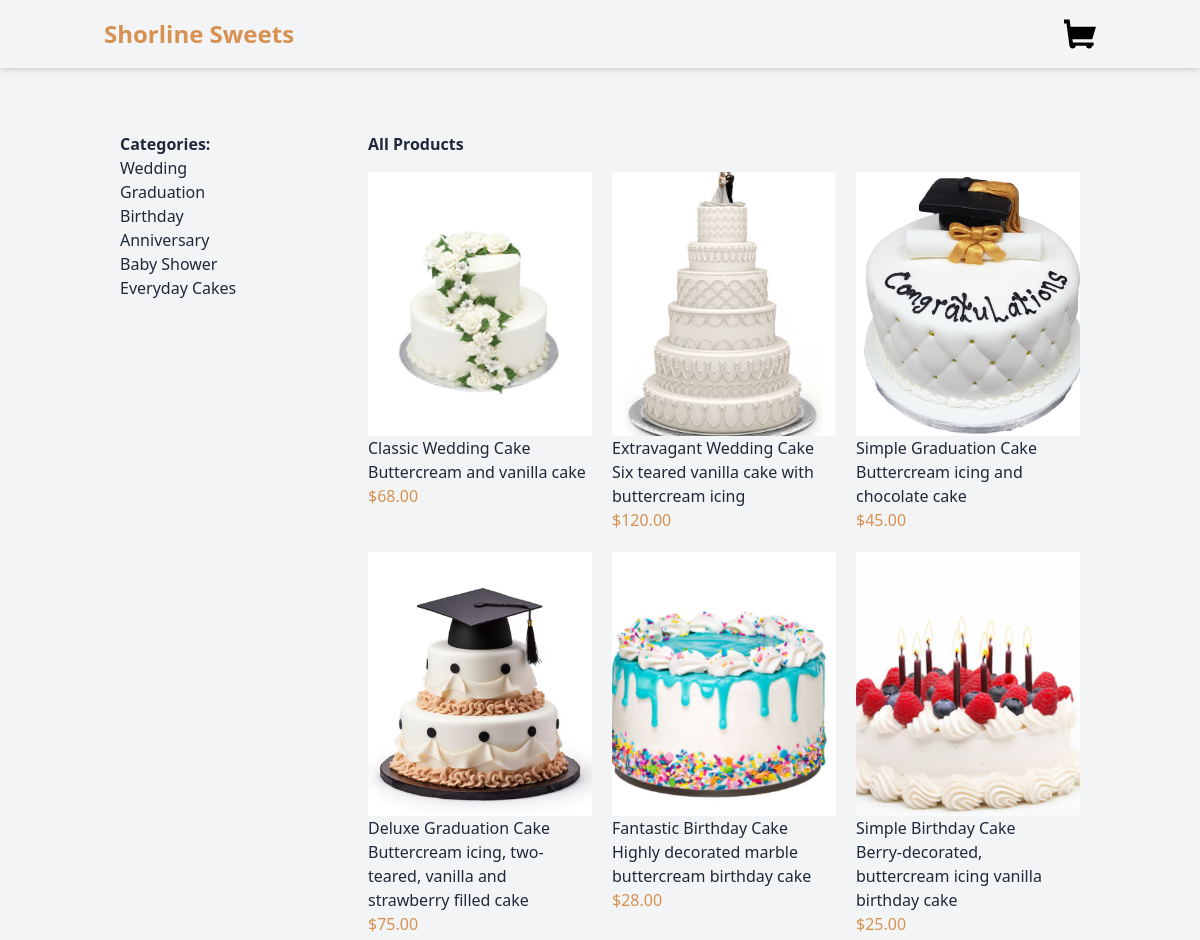
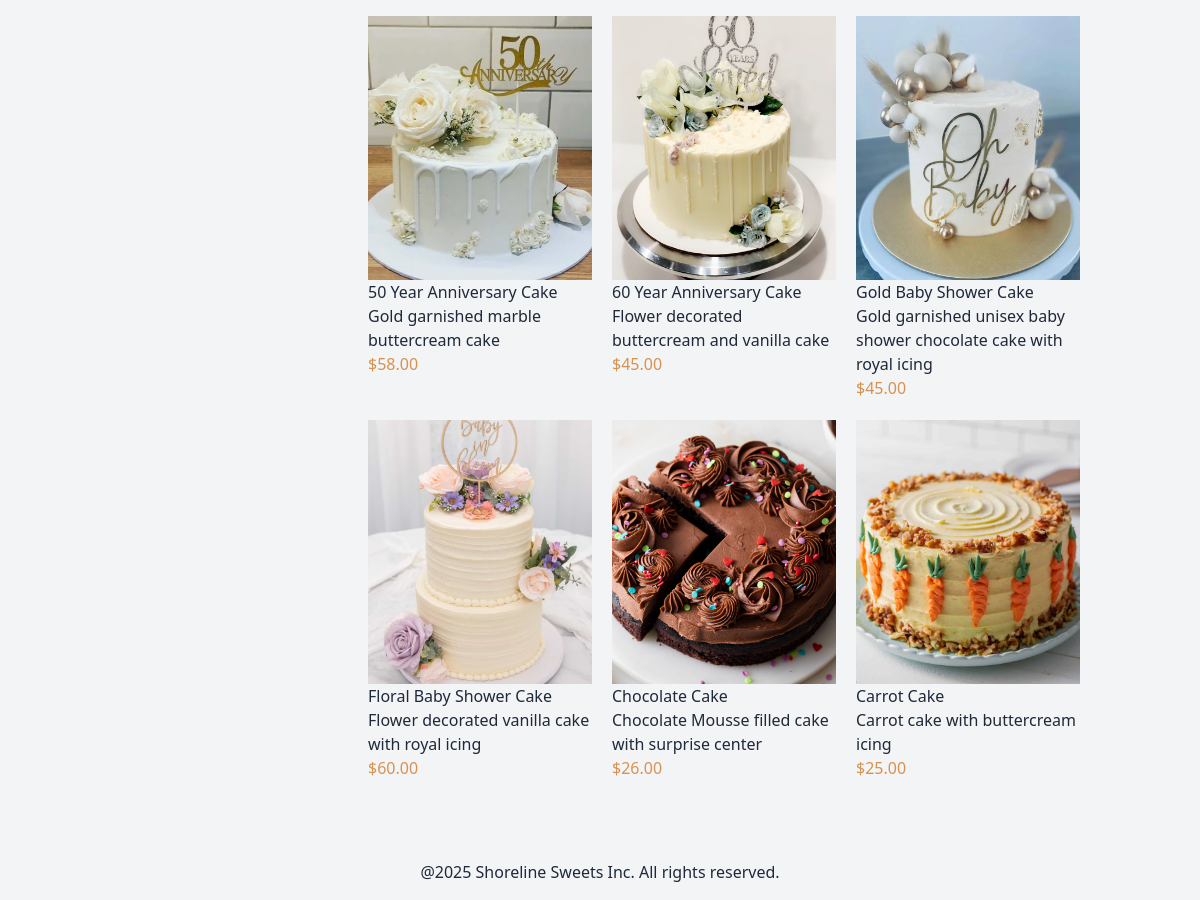
The page / on the database its author committed (2 pictures, top to bottom).
### products/models.py (models this page shows, shortened)
class Category(models.Model):
    name = models.CharField(max_length=250)
    slug = models.SlugField(unique=True)
    class Meta:
        verbose_name_plural = "categories"

class Product(models.Model):
    category = models.ForeignKey(Category, related_name='products', on_delete=models.CASCADE)
    name = models.CharField(max_length=250)
    slug = models.SlugField(max_length=250)
    description = models.TextField(blank=True)
    price = models.DecimalField(max_digits=10, decimal_places=2)
    available = models.BooleanField(default= True)
    created = models.DateTimeField(auto_now_add=True)
    updated = models.DateTimeField(auto_now=True)
    image = models.ImageField(upload_to='products', blank=True, null=True)

### products/views.py (the view)
# urls.py: path('', views.product_list, name='product_list'),
def product_list(request, category_slug=None):
    category = None
    products = Product.objects.filter(available=True)
    categories = Category.objects.all()
    if category_slug:
        category = get_object_or_404(Category, slug=category_slug)
        products = products.filter(category=category)
    return render(request, 'products/product/list.html', {
        'category':category,
        'products':products,
        'categories':categories,
    })

### products/templates/products/product/list.html (shortened to what this page needs)
{% extends 'base.html' %}
{%block content%}
<div class="container mx-auto p-4 flex">
    <aside class="w-1/4 p-4">
        <h2 class="font-bold">Categories:</h2>
        <ul>
            {% for category in categories %}
            <li>
                <a href="{% url 'products:product_list_by_category' category.slug %}">{{category.name}}</a>
            </li>
            {%endfor%}
        </ul>
    </aside>
    <main class="w-3/4 p-4">
        {% if category %}
        <h2 class="font-bold mb-4">{{category.name}}</h2>
        {%else%}
        <h2 class="font-bold mb-4">All Products</h2>
        {%endif%}
        <div style="display: grid; grid-template-columns: repeat(3, 1fr); row-gap: 30px; gap: 20px;">
            {% for product in products %}
            <a href="{% url 'products:product_detail' product.id product.slug %}">
            <div>
                {% if product.image %}
                <img src="{{product.image.url}}" alt={{product.name}} style="object-fit: cover; height: 264px; width: 224px;">
                {%else%}
                <p>The image is not available</p>
                {%endif%}
                <h3 style="font-weight: 500;">{{product.name}}</h3>
                <p>{{product.description}}</p>
                <p style="color: rgb(215, 145, 80);">${{product.price}}</p>
            </div>
            </a>
            {%endfor%}
        </div>
    </main>
</div>
{%endblock%}

### templates/base.html (shortened to what this page needs)
<!DOCTYPE html>
<html lang="en">
<head>
    {% load static %}
    <link rel="stylesheet" href="{% static 'dist/styles.css'%}" />
</head>
<body class="bg-gray-100 text-gray-800 flex flex-col min-h-screen">
<header class="shadow-md">
    {% include "includes/nav.html" %}
</header>
<main class="container mx-auto py-8 flex-grow">
{%block content%}{%endblock%}
</main>
<footer>
    <div class="container mx-auto p-4 text-center">
    <p>@2025 Shoreline Sweets Inc. All rights reserved.</p>
    </div>
</footer>
</body>
</html>

### templates/includes/nav.html (shortened to what this page needs)
<nav class="container mx-auto p-4 flex justify-between items-center">
    <a href='/' style="color:rgb(215, 145, 80);" class="font-bold text-2xl">Shorline Sweets</a>
<a href="{% url 'cart:cart_detail' %}">
</a>
</nav>

### rows shown on the page
Category: name "Wedding"
Category: name "Graduation"
Category: name "Birthday"
Category: name "Anniversary"
Category: name "Baby Shower"
Category: name "Everyday Cakes"
Product: image (picture), name "Classic Wedding Cake", description "Buttercream and vanilla cake", price "68.00"
Product: image (picture), name "Extravagant Wedding Cake", description "Six teared vanilla cake with buttercream icing", price "120.00"
Product: image (picture), name "Simple Graduation Cake", description "Buttercream icing and chocolate cake", price "45.00"
Product: image (picture), name "Deluxe Graduation Cake", description "Buttercream icing, two-teared, vanilla and strawberry filled cake", price "75.00"
Product: image (picture), name "Fantastic Birthday Cake", description "Highly decorated marble buttercream birthday cake", price "28.00"
Product: image (picture), name "Simple Birthday Cake", description "Berry-decorated, buttercream icing vanilla birthday cake", price "25.00"
Product: image (picture), name "50 Year Anniversary Cake", description "Gold garnished marble buttercream cake", price "58.00"
Product: image (picture), name "60 Year Anniversary Cake", description "Flower decorated buttercream and vanilla cake", price "45.00"
Product: image (picture), name "Gold Baby Shower Cake", description "Gold garnished unisex baby shower chocolate cake with royal icing", price "45.00"
Product: image (picture), name "Floral Baby Shower Cake", description "Flower decorated vanilla cake with royal icing", price "60.00"
Product: image (picture), name "Chocolate Cake", description "Chocolate Mousse filled cake with surprise center", price "26.00"
Product: image (picture), name "Carrot Cake", description "Carrot cake with buttercream icing", price "25.00"
